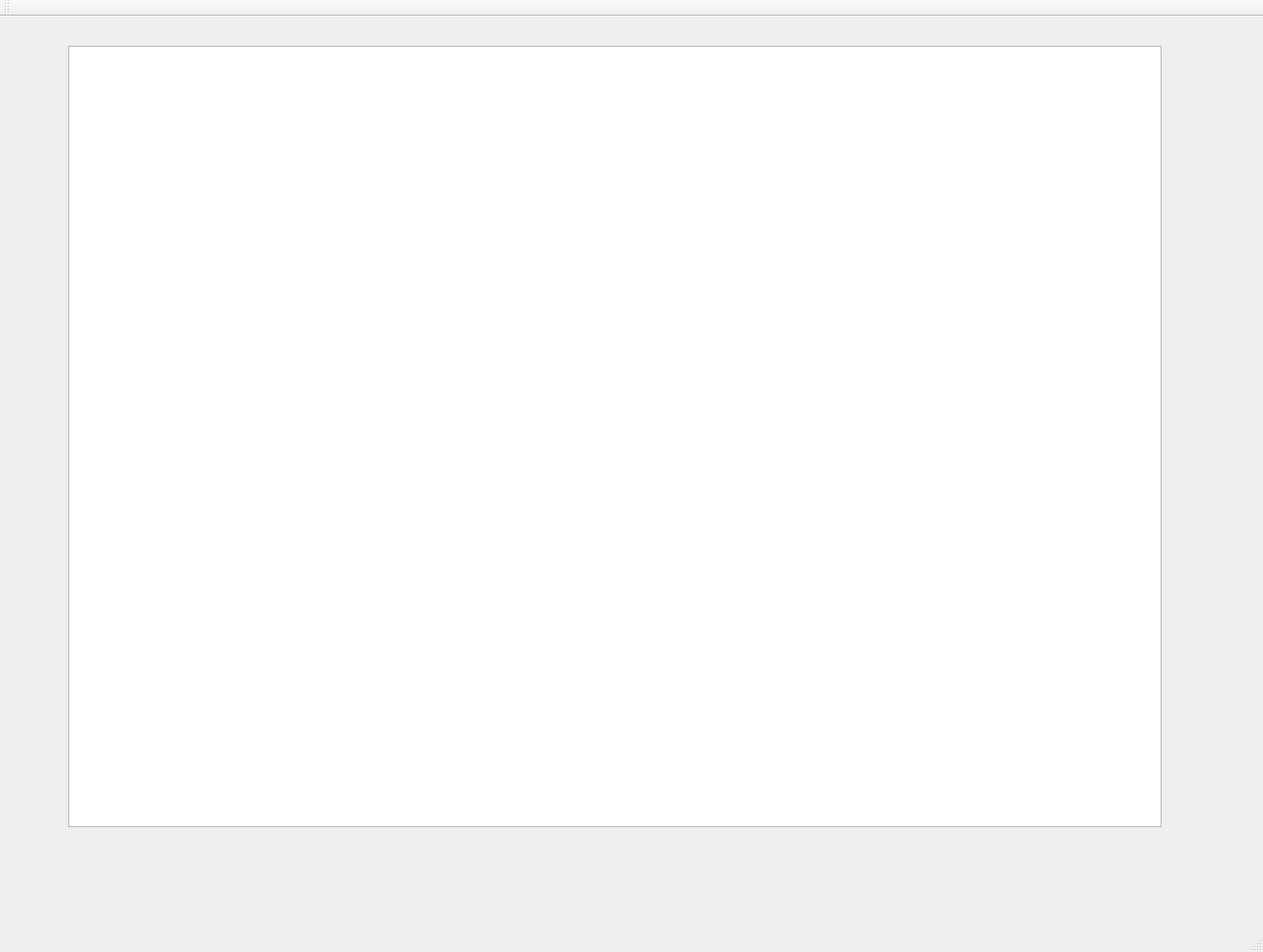
<?xml version="1.0" encoding="UTF-8"?>
<ui version="4.0">
 <class>MainWindow</class>
 <widget class="QMainWindow" name="MainWindow">
  <property name="geometry">
   <rect>
    <x>0</x>
    <y>0</y>
    <width>1295</width>
    <height>976</height>
   </rect>
  </property>
  <property name="windowTitle">
   <string>MainWindow</string>
  </property>
  <widget class="QWidget" name="centralWidget">
   <widget class="QGraphicsView" name="graphicsView">
    <property name="geometry">
     <rect>
      <x>70</x>
      <y>30</y>
      <width>1121</width>
      <height>801</height>
     </rect>
    </property>
   </widget>
  </widget>
  <widget class="QMenuBar" name="menuBar">
   <property name="geometry">
    <rect>
     <x>0</x>
     <y>0</y>
     <width>1295</width>
     <height>21</height>
    </rect>
   </property>
  </widget>
  <widget class="QToolBar" name="mainToolBar">
   <attribute name="toolBarArea">
    <enum>TopToolBarArea</enum>
   </attribute>
   <attribute name="toolBarBreak">
    <bool>false</bool>
   </attribute>
  </widget>
  <widget class="QStatusBar" name="statusBar"/>
 </widget>
 <layoutdefault spacing="6" margin="11"/>
 <resources/>
 <connections/>
</ui>
